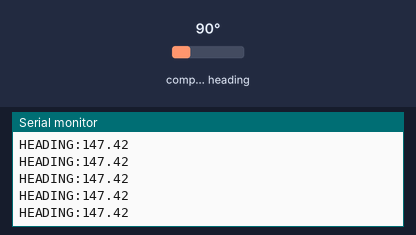
The sketch below on a simulated Arduino Uno, built with avr-gcc and run on an emulated ATmega328P. Parts: the last lines printed to the serial monitor. Wiring (inferred from the names in the program): QMC5883L compass at I2C address 0x0D. The inputs (shaded band) are chosen by the test bench; at power-on: compass heading 90°.

Above: at 1.3 s.
1.4 s: compass heading set to 7°
At 1.61 s:
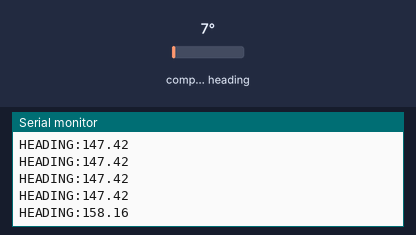
2.9 s: compass heading set to 90°
At 2.93 s:
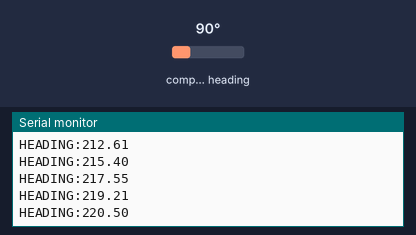
Timing chart, 0 to 5.9 s (numbered marks = the images above; inputs shaded):
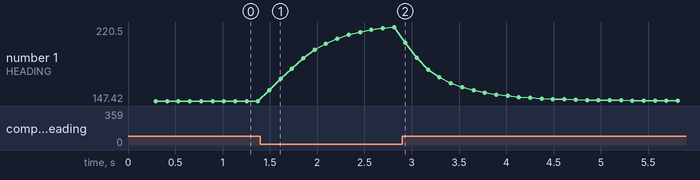

Measured:
- after the input at 1.4 s, the serial monitor: prints a new line after 0.09 s (image 1)
- plotted number 1: 147.42 → 220.5 after the input at 1.4 s

The sketch:

magnetometer.ino
```cpp
#include <Wire.h>
#include <math.h>

#if defined(__AVR__)
#include <avr/wdt.h>
#endif

#define QMC5883L_ADDR 0x0D


// ============================================================
// 3D KALIBRASYON DEGERLERI
// ============================================================

const float MAG_X_OFFSET = 0.000000f;
const float MAG_Y_OFFSET = -270.000000f;
const float MAG_Z_OFFSET = 16.000000f;

const float MAG_X_SCALE = 0.986372f;
const float MAG_Y_SCALE = 0.988798f;
const float MAG_Z_SCALE = 1.025794f;


// ============================================================
// SENSOR MONTAJ YONU
// ============================================================

const int8_t X_SIGN = 1;
const int8_t Y_SIGN = -1;

const float HEADING_FINE_OFFSET_DEG = 0.0f;


// ============================================================
// BIRINCI ASAMA HEADING REFERANSLARI
// ============================================================

const float MEASURED_AT_0   = 128.0f;
const float MEASURED_AT_90  = 210.0f;
const float MEASURED_AT_180 = 306.0f;
const float MEASURED_AT_270 = 42.0f;


// ============================================================
// SON HEADING CIKTISI ICIN 5 NOKTALI DUZELTME
// ============================================================
//
// Gercek   0 derece -> Mevcut cikti 359 derece
// Gercek  90 derece -> Mevcut cikti  85 derece
// Gercek 180 derece -> Mevcut cikti 181 derece
// Gercek 270 derece -> Mevcut cikti 257 derece
// Gercek 330 derece -> Mevcut cikti 313 derece
//

const float FINAL_MEASURED_AT_0   = 359.0f;
const float FINAL_MEASURED_AT_90  = 85.0f;
const float FINAL_MEASURED_AT_180 = 181.0f;
const float FINAL_MEASURED_AT_270 = 257.0f;
const float FINAL_MEASURED_AT_330 = 313.0f;


// ============================================================
// SISTEM AYARLARI
// ============================================================

// Yaklasik 8.3 Hz
const unsigned long READ_INTERVAL_MS = 120UL;

// I2C maksimum bekleme suresi
const unsigned long I2C_TIMEOUT_US = 25000UL;

// Dusuk geciren filtre
const float FILTER_ALPHA = 0.20f;

// Ardisik hata esikleri
const uint8_t RECONFIGURE_ERROR_COUNT = 8;
const uint8_t FULL_RESTART_ERROR_COUNT = 30;


// ============================================================
// CALISMA DEGISKENLERI
// ============================================================

unsigned long lastReadMillis = 0;

unsigned long validReadCount = 0;
unsigned long failedReadCount = 0;

uint8_t consecutiveErrors = 0;

float filteredX = 0.0f;
float filteredY = 0.0f;
float filteredZ = 0.0f;

bool filterInitialized = false;


// ============================================================
// WATCHDOG
// ============================================================

void feedWatchdog()
{
#if defined(__AVR__)
  wdt_reset();
#endif
}


// ============================================================
// WIRE BASLATMA
// ============================================================

void startWire()
{
  Wire.begin();

  // Parazitli veya uzun kablolarda daha kararlidir.
  Wire.setClock(100000UL);

  // Timeout durumunda AVR I2C donanimini sifirla.
  Wire.setWireTimeout(I2C_TIMEOUT_US, true);
  Wire.clearWireTimeoutFlag();
}


// ============================================================
// WIRE TIMEOUT KONTROLU
// ============================================================

bool wireTimedOut()
{
  if (Wire.getWireTimeoutFlag())
  {
    Wire.clearWireTimeoutFlag();
    return true;
  }

  return false;
}


// ============================================================
// WIRE TAMPONUNU TEMIZLE
// ============================================================

void clearWireBuffer()
{
  while (Wire.available() > 0)
  {
    Wire.read();
  }
}


// ============================================================
// REGISTER YAZMA
// ============================================================

bool writeRegister(uint8_t reg, uint8_t value)
{
  Wire.beginTransmission(QMC5883L_ADDR);

  Wire.write(reg);
  Wire.write(value);

  uint8_t result = Wire.endTransmission(true);

  if (wireTimedOut())
  {
    return false;
  }

  return result == 0;
}


// ============================================================
// SENSOR VAR MI?
// ============================================================

bool qmcExists()
{
  Wire.beginTransmission(QMC5883L_ADDR);

  uint8_t result = Wire.endTransmission(true);

  if (wireTimedOut())
  {
    return false;
  }

  return result == 0;
}


// ============================================================
// QMC5883L BASLATMA
// ============================================================

bool initializeQMC5883L()
{
  if (!qmcExists())
  {
    return false;
  }

  // Software reset
  if (!writeRegister(0x0A, 0x80))
  {
    return false;
  }

  delay(20);

  // Set/reset period
  if (!writeRegister(0x0B, 0x01))
  {
    return false;
  }

  /*
     Control Register 1 = 0x11

     OSR   = 512
     Range = +/-8 Gauss
     ODR   = 10 Hz
     Mode  = Continuous
  */
  if (!writeRegister(0x09, 0x11))
  {
    return false;
  }

  delay(150);

  return true;
}


// ============================================================
// VERI GECERLILIK KONTROLU
// ============================================================

bool sampleLooksValid(int16_t x, int16_t y, int16_t z)
{
  if (x == -1 && y == -1 && z == -1)
  {
    return false;
  }

  if ((x == -1 && y == -1) ||
      (x == -1 && z == -1) ||
      (y == -1 && z == -1))
  {
    return false;
  }

  if (x == 0 && y == 0 && z == 0)
  {
    return false;
  }

  if (x == 32767 || x == -32768 ||
      y == 32767 || y == -32768 ||
      z == 32767 || z == -32768)
  {
    return false;
  }

  return true;
}


// ============================================================
// TEK QMC5883L OKUMASI
// ============================================================

bool readQMC5883LOnce(
  int16_t &x,
  int16_t &y,
  int16_t &z)
{
  clearWireBuffer();

  Wire.beginTransmission(QMC5883L_ADDR);
  Wire.write(0x00);

  uint8_t result = Wire.endTransmission(true);

  if (wireTimedOut() || result != 0)
  {
    return false;
  }

  delayMicroseconds(100);

  uint8_t received = Wire.requestFrom(
    (uint8_t)QMC5883L_ADDR,
    (uint8_t)6,
    (uint8_t)true
  );

  if (wireTimedOut())
  {
    clearWireBuffer();
    return false;
  }

  if (received != 6)
  {
    clearWireBuffer();
    return false;
  }

  uint8_t data[6];

  for (uint8_t i = 0; i < 6; i++)
  {
    if (Wire.available() <= 0)
    {
      clearWireBuffer();
      return false;
    }

    data[i] = Wire.read();
  }

  x = (int16_t)(
        ((uint16_t)data[1] << 8) |
        data[0]
      );

  y = (int16_t)(
        ((uint16_t)data[3] << 8) |
        data[2]
      );

  z = (int16_t)(
        ((uint16_t)data[5] << 8) |
        data[4]
      );

  return sampleLooksValid(x, y, z);
}


// ============================================================
// TEKRAR DENEMELI OKUMA
// ============================================================

bool readQMC5883L(
  int16_t &x,
  int16_t &y,
  int16_t &z)
{
  for (uint8_t attempt = 0; attempt < 3; attempt++)
  {
    feedWatchdog();

    if (readQMC5883LOnce(x, y, z))
    {
      return true;
    }

    delay(3);
  }

  return false;
}


// ============================================================
// WIRE VE SENSORU YENIDEN BASLATMA
// ============================================================

bool restartWireAndSensor()
{
  Serial.println(
    F("# Wire ve QMC yeniden baslatiliyor.")
  );

  Wire.end();
  delay(50);

  startWire();
  delay(50);

  for (uint8_t attempt = 0; attempt < 5; attempt++)
  {
    feedWatchdog();

    if (initializeQMC5883L())
    {
      Serial.println(
        F("# QMC5883L yeniden baslatildi.")
      );

      consecutiveErrors = 0;
      filterInitialized = false;

      return true;
    }

    delay(200);
  }

  Serial.println(
    F("# QMC5883L yeniden baslatilamadi.")
  );

  return false;
}


// ============================================================
// ACIYI 0-360 ARASINA GETIR
// ============================================================

float normalizeHeading(float angle)
{
  while (angle < 0.0f)
  {
    angle += 360.0f;
  }

  while (angle >= 360.0f)
  {
    angle -= 360.0f;
  }

  return angle;
}


// ============================================================
// DOGRUSAL INTERPOLASYON
// ============================================================

float interpolateHeading(
  float input,
  float inputMin,
  float inputMax,
  float outputMin,
  float outputMax)
{
  if (inputMax == inputMin)
  {
    return outputMin;
  }

  float ratio =
    (input - inputMin) /
    (inputMax - inputMin);

  return outputMin +
         ratio * (outputMax - outputMin);
}


// ============================================================
// BIRINCI ASAMA HEADING DUZELTMESI
// ============================================================

float correctHeading(float measuredHeading)
{
  float measured =
    normalizeHeading(measuredHeading);

  /*
     0-42 arasindaki degerleri 360-402
     bolgesine tasiyoruz.
  */
  if (measured < MEASURED_AT_270)
  {
    measured += 360.0f;
  }

  float correctedHeading;

  // Ham 42 -> Gercek 270
  // Ham 128 -> Gercek 360 yani 0
  if (measured <= MEASURED_AT_0)
  {
    correctedHeading = interpolateHeading(
      measured,
      MEASURED_AT_270,
      MEASURED_AT_0,
      270.0f,
      360.0f
    );
  }

  // Ham 128 -> Gercek 360
  // Ham 210 -> Gercek 450 yani 90
  else if (measured <= MEASURED_AT_90)
  {
    correctedHeading = interpolateHeading(
      measured,
      MEASURED_AT_0,
      MEASURED_AT_90,
      360.0f,
      450.0f
    );
  }

  // Ham 210 -> Gercek 450
  // Ham 306 -> Gercek 540 yani 180
  else if (measured <= MEASURED_AT_180)
  {
    correctedHeading = interpolateHeading(
      measured,
      MEASURED_AT_90,
      MEASURED_AT_180,
      450.0f,
      540.0f
    );
  }

  // Ham 306 -> Gercek 540
  // Ham 402 -> Gercek 630 yani 270
  else
  {
    correctedHeading = interpolateHeading(
      measured,
      MEASURED_AT_180,
      MEASURED_AT_270 + 360.0f,
      540.0f,
      630.0f
    );
  }

  correctedHeading += HEADING_FINE_OFFSET_DEG;

  return normalizeHeading(correctedHeading);
}


// ============================================================
// SON CIKTIYA 5 NOKTALI HEADING DUZELTMESI
// ============================================================

float correctFinalHeading(float currentHeading)
{
  float measured =
    normalizeHeading(currentHeading);

  /*
     Kesintisiz referans sirasi:

     359       -> Gercek 360 yani 0
     85 + 360  -> Gercek 450 yani 90
     181 + 360 -> Gercek 540 yani 180
     257 + 360 -> Gercek 630 yani 270
     313 + 360 -> Gercek 690 yani 330
     359 + 360 -> Gercek 720 yani 360/0
  */

  if (measured < FINAL_MEASURED_AT_0)
  {
    measured += 360.0f;
  }

  const float measuredAt0 =
    FINAL_MEASURED_AT_0;

  const float measuredAt90 =
    FINAL_MEASURED_AT_90 + 360.0f;

  const float measuredAt180 =
    FINAL_MEASURED_AT_180 + 360.0f;

  const float measuredAt270 =
    FINAL_MEASURED_AT_270 + 360.0f;

  const float measuredAt330 =
    FINAL_MEASURED_AT_330 + 360.0f;

  const float measuredAt360 =
    FINAL_MEASURED_AT_0 + 360.0f;

  float correctedHeading;

  // Mevcut 359 -> 445
  // Gercek 360 -> 450
  if (measured <= measuredAt90)
  {
    correctedHeading = interpolateHeading(
      measured,
      measuredAt0,
      measuredAt90,
      360.0f,
      450.0f
    );
  }

  // Mevcut 445 -> 541
  // Gercek 450 -> 540
  else if (measured <= measuredAt180)
  {
    correctedHeading = interpolateHeading(
      measured,
      measuredAt90,
      measuredAt180,
      450.0f,
      540.0f
    );
  }

  // Mevcut 541 -> 617
  // Gercek 540 -> 630
  else if (measured <= measuredAt270)
  {
    correctedHeading = interpolateHeading(
      measured,
      measuredAt180,
      measuredAt270,
      540.0f,
      630.0f
    );
  }

  // Mevcut 617 -> 673
  // Gercek 630 -> 690
  else if (measured <= measuredAt330)
  {
    correctedHeading = interpolateHeading(
      measured,
      measuredAt270,
      measuredAt330,
      630.0f,
      690.0f
    );
  }

  // Mevcut 673 -> 719
  // Gercek 690 -> 720
  else
  {
    correctedHeading = interpolateHeading(
      measured,
      measuredAt330,
      measuredAt360,
      690.0f,
      720.0f
    );
  }

  return normalizeHeading(correctedHeading);
}


// ============================================================
// SETUP
// ============================================================

void setup()
{
  Serial.begin(115200);

  startWire();

  if (initializeQMC5883L())
  {
    Serial.println(F("# QMC5883L basariyla baslatildi."));
  }
  else
  {
    Serial.println(F("# HATA: QMC5883L baslatilamadi!"));
  }

  lastReadMillis = millis();
}


// ============================================================
// LOOP
// ============================================================

void loop()
{
  feedWatchdog();

  unsigned long currentMillis = millis();

  if (currentMillis - lastReadMillis >= READ_INTERVAL_MS)
  {
    lastReadMillis = currentMillis;

    int16_t rx = 0, ry = 0, rz = 0;

    if (readQMC5883L(rx, ry, rz))
    {
      validReadCount++;
      consecutiveErrors = 0;

      // 1. 3D Kalibrasyon & Yon Duzeltme
      float x_cal = ((float)rx - MAG_X_OFFSET) * MAG_X_SCALE * (float)X_SIGN;
      float y_cal = ((float)ry - MAG_Y_OFFSET) * MAG_Y_SCALE * (float)Y_SIGN;
      float z_cal = ((float)rz - MAG_Z_OFFSET) * MAG_Z_SCALE;

      // 2. Dusuk Geciren Filtre (EMA)
      if (!filterInitialized)
      {
        filteredX = x_cal;
        filteredY = y_cal;
        filteredZ = z_cal;
        filterInitialized = true;
      }
      else
      {
        filteredX += FILTER_ALPHA * (x_cal - filteredX);
        filteredY += FILTER_ALPHA * (y_cal - filteredY);
        filteredZ += FILTER_ALPHA * (z_cal - filteredZ);
      }

      // 3. Ham Heading Hesabi (atan2)
      float rawHeadingRad = atan2(filteredY, filteredX);
      float rawHeadingDeg = rawHeadingRad * (180.0f / (float)M_PI);
      rawHeadingDeg = normalizeHeading(rawHeadingDeg);

      // 4. Birinci Asama Duzeltme
      float stage1Heading = correctHeading(rawHeadingDeg);

      // 5. Ikinci Asama (5 Noktali) Duzeltme
      float finalHeading = correctFinalHeading(stage1Heading);

      // ROS 2 Hardware Bridge tarafindan okunan seri cikti
      Serial.print(F("HEADING:"));
      Serial.println(finalHeading, 2);
    }
    else
    {
      failedReadCount++;
      consecutiveErrors++;

      if (consecutiveErrors >= FULL_RESTART_ERROR_COUNT)
      {
        restartWireAndSensor();
      }
      else if (consecutiveErrors >= RECONFIGURE_ERROR_COUNT)
      {
        initializeQMC5883L();
      }
    }
  }
}
```
